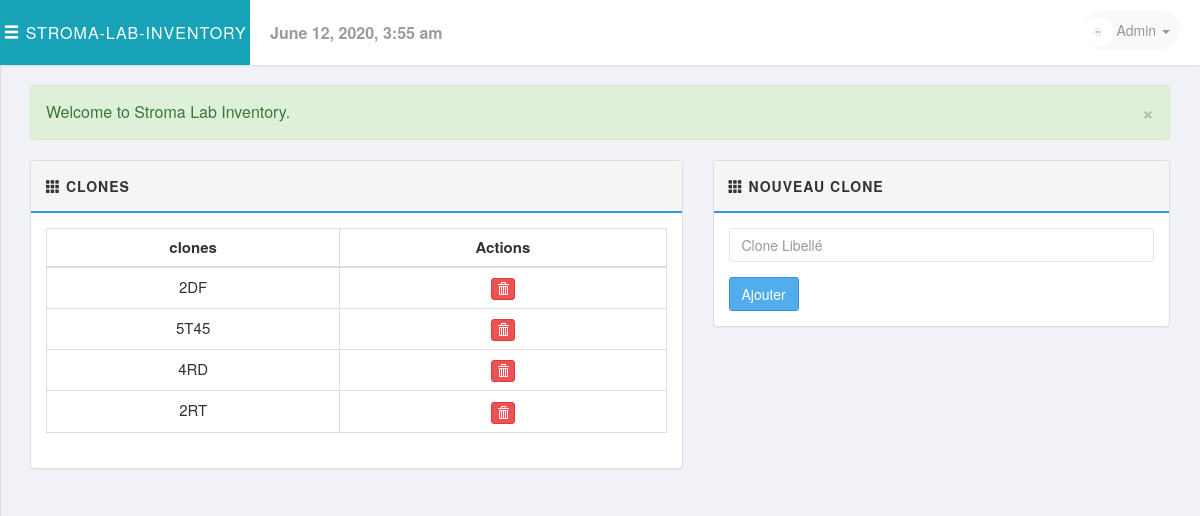
The app's page /php/clones.php (signed in) with its own data.
### tables this page shows
CREATE TABLE `clones` (
  `IdentifiantC` int(11) NOT NULL,
  `LibelleC` varchar(255) NOT NULL
);

### includes/session.php (called while the page is built, shortened)
<?php
class Session{
    public $msg;
    public function msg($type ='', $msg =''){
        if(!empty($msg)){
            if(strlen(trim($type)) == 1){
                $type = str_replace( array('d', 'i', 'w','s'), array('danger', 'info', 'warning','success'), $type );
            }
            $_SESSION['msg'][$type] = $msg;
        } else {
            return $this->msg;
        }
    }
    private function flash_msg(){
        if(isset($_SESSION['msg'])) {
            $this->msg = $_SESSION['msg'];
        } else {
            $this->msg;
        }
    }
}
$session = new Session();
$msg = $session->msg();
?>

### includes/sql.php (called while the page is built, shortened)
<?php
require_once('load.php');
function find_by_sql($sql)
{
    global $db;
    $result = $db->query($sql);
    $result_set = $db->while_loop($result);
    return $result_set;
}
function find_all_clones(){
    $sql = "SELECT * FROM clones";
    $result = find_by_sql($sql);
    return $result;
}
?>

### includes/database.php (called while the page is built, shortened)
<?php
class Mysqli_DB
{
    private $conn;
    public $query_id;
    public function db_connect()
    {
        $this->conn = mysqli_connect(DB_HOST, DB_USER, DB_PASS);
        if (!$this->conn) {
            die(" Database connection failed:" . mysqli_connect_error());
        } else {
            $select_db = $this->conn->select_db(DB_NAME);
        }
    }
    public function query($sql)
    {
        if (trim($sql != "")) {
            $this->query_id = $this->conn->query($sql);
        }
        return $this->query_id;
    }
    public function fetch_array($statement)
    {
        return mysqli_fetch_array($statement);
    }
    public function while_loop($loop)
    {
        $results = array();
        while ($result = $this->fetch_array($loop)) {
            $results[] = $result;
        }
        return $results;
    }
}
$db = new Mysqli_DB();
?>

### php/clones.php (the view, shortened to what this page needs)
<?php ob_start();
require_once('../includes/load.php');
$all_clones = find_all_clones();
?>
<?php include_once('../layouts/header.php'); ?>
    <div class="row">
        <div class="col-md-12">
            <?php echo display_msg($msg); ?>
        </div>
    </div>
    <div class="row">
        <div class="col-md-7">
            <div class="panel panel-default">
                <div class="panel-heading">
                    <strong>
                        <span class="glyphicon glyphicon-th"></span>
                        <span>clones</span>
                    </strong>
                </div>
                <div class="panel-body">
                    <table class="table table-bordered table-hover">
                        <thead>
                        <tr>
                            <th class="text-center">clones</th>
                            <th class="text-center" >Actions</th>
                        </tr>
                        </thead>
                        <tbody>
                        <?php foreach ($all_clones as $clone):?>
                            <tr>
                                <td class="text-center"><?php echo remove_junk(ucfirst($clone['LibelleC'])); ?></td>
                                <td class="text-center">
                                    <div class="btn-group">
                                        <a href="delete_clone.php?IdentifiantC=<?php echo (int)$clone['IdentifiantC'];?>"  class="btn btn-xs btn-danger" data-toggle="tooltip" title="Remove">
                                            <span class="glyphicon glyphicon-trash"></span>
                                        </a>
                                    </div>
                                </td>
                            </tr>
                        <?php endforeach; ?>
                        </tbody>
                    </table>
                </div>
            </div>
        </div>
        <div class="col-md-5">
            <div class="panel panel-default">
                <div class="panel-heading">
                    <strong>
                        <span class="glyphicon glyphicon-th"></span>
                        <span>Nouveau clone</span>
                    </strong>
                </div>
                <div class="panel-body">
                    <form method="post" action="#">
                        <div class="form-group">
                            <input type="text" class="form-control" name="clone_name" placeholder="Clone Libellé">
                        </div>
                        <button type="submit" name="add_clone" class="btn btn-primary">Ajouter</button>
                    </form>
                </div>
            </div>
        </div>
    </div>
<?php include_once('../layouts/footer.php'); ?>

### libs/css/style.css (style rules this page uses)
body { font-family: 'Helvetica Neue', Helvetica, Arial, sans-serif; font-size: 16px; font-weight: 400; overflow-x: hidden; overflow-y: auto; background: #f1f2f7; height: 100%; width: 100%; }
a { text-decoration: none; color: #777777; }
.form-control { color: #646464; border: 1px solid #e6e6e6; border-radius: 3px; box-shadow: none; transition: all .15s ease-out; }
.btn { border-radius: 3px; transition: all 300ms ease-in-out; }
.btn-primary { color: #fff; background-color: #51aded; border-color: #3d8fd8 }
.btn-danger { background-color: #ed5153 }
table { font-size: 15px; }
.panel-default > .panel-heading { background-color: #f5f5f5; border-bottom: 2px solid #3498DB; font-size: 14px; text-transform: uppercase; letter-spacing: 1px; padding: 15px; }

### records on screen
clones: LibelleC "2DF"
clones: LibelleC "5T45"
clones: LibelleC "4RD"
clones: LibelleC "2RT"

### other values on screen
display_msg($msg) "Welcome to Stroma Lab Inventory."
